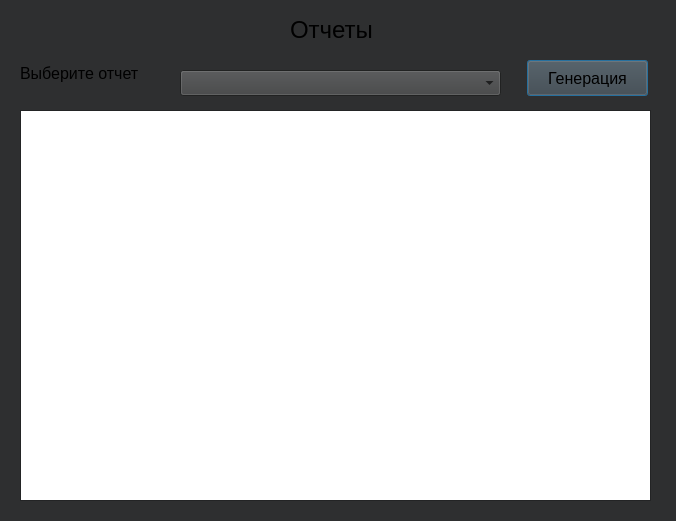
<?xml version="1.0" encoding="UTF-8"?>
<ui version="4.0">
 <class>reports</class>
 <widget class="QDialog" name="reports">
  <property name="geometry">
   <rect>
    <x>0</x>
    <y>0</y>
    <width>676</width>
    <height>521</height>
   </rect>
  </property>
  <property name="palette">
   <palette>
    <active>
     <colorrole role="Button">
      <brush brushstyle="SolidPattern">
       <color alpha="255">
        <red>7</red>
        <green>87</green>
        <blue>91</blue>
       </color>
      </brush>
     </colorrole>
     <colorrole role="Window">
      <brush brushstyle="SolidPattern">
       <color alpha="255">
        <red>196</red>
        <green>223</green>
        <blue>230</blue>
       </color>
      </brush>
     </colorrole>
    </active>
    <inactive>
     <colorrole role="Button">
      <brush brushstyle="SolidPattern">
       <color alpha="255">
        <red>64</red>
        <green>65</green>
        <blue>66</blue>
       </color>
      </brush>
     </colorrole>
     <colorrole role="Window">
      <brush brushstyle="SolidPattern">
       <color alpha="255">
        <red>46</red>
        <green>47</green>
        <blue>48</blue>
       </color>
      </brush>
     </colorrole>
    </inactive>
    <disabled>
     <colorrole role="Button">
      <brush brushstyle="SolidPattern">
       <color alpha="255">
        <red>64</red>
        <green>65</green>
        <blue>66</blue>
       </color>
      </brush>
     </colorrole>
     <colorrole role="Window">
      <brush brushstyle="SolidPattern">
       <color alpha="255">
        <red>68</red>
        <green>68</green>
        <blue>68</blue>
       </color>
      </brush>
     </colorrole>
    </disabled>
   </palette>
  </property>
  <property name="font">
   <font>
    <bold>false</bold>
   </font>
  </property>
  <property name="windowTitle">
   <string>Отчеты</string>
  </property>
  <widget class="QLabel" name="label">
   <property name="geometry">
    <rect>
     <x>290</x>
     <y>10</y>
     <width>101</width>
     <height>40</height>
    </rect>
   </property>
   <property name="font">
    <font>
     <pointsize>18</pointsize>
     <bold>false</bold>
    </font>
   </property>
   <property name="text">
    <string>Отчеты</string>
   </property>
  </widget>
  <widget class="QLabel" name="label_2">
   <property name="geometry">
    <rect>
     <x>20</x>
     <y>60</y>
     <width>141</width>
     <height>27</height>
    </rect>
   </property>
   <property name="font">
    <font>
     <pointsize>12</pointsize>
     <bold>false</bold>
    </font>
   </property>
   <property name="text">
    <string>Выберите отчет</string>
   </property>
  </widget>
  <widget class="QComboBox" name="report_combo">
   <property name="geometry">
    <rect>
     <x>180</x>
     <y>70</y>
     <width>321</width>
     <height>26</height>
    </rect>
   </property>
   <property name="font">
    <font>
     <pointsize>12</pointsize>
     <bold>false</bold>
    </font>
   </property>
   <property name="placeholderText">
    <string>Отчет</string>
   </property>
  </widget>
  <widget class="QPushButton" name="make_button">
   <property name="geometry">
    <rect>
     <x>527</x>
     <y>60</y>
     <width>121</width>
     <height>36</height>
    </rect>
   </property>
   <property name="font">
    <font>
     <pointsize>12</pointsize>
     <bold>false</bold>
    </font>
   </property>
   <property name="text">
    <string>Генерация</string>
   </property>
  </widget>
  <widget class="QTableView" name="tableView">
   <property name="geometry">
    <rect>
     <x>20</x>
     <y>110</y>
     <width>631</width>
     <height>391</height>
    </rect>
   </property>
  </widget>
 </widget>
 <resources/>
 <connections/>
</ui>
